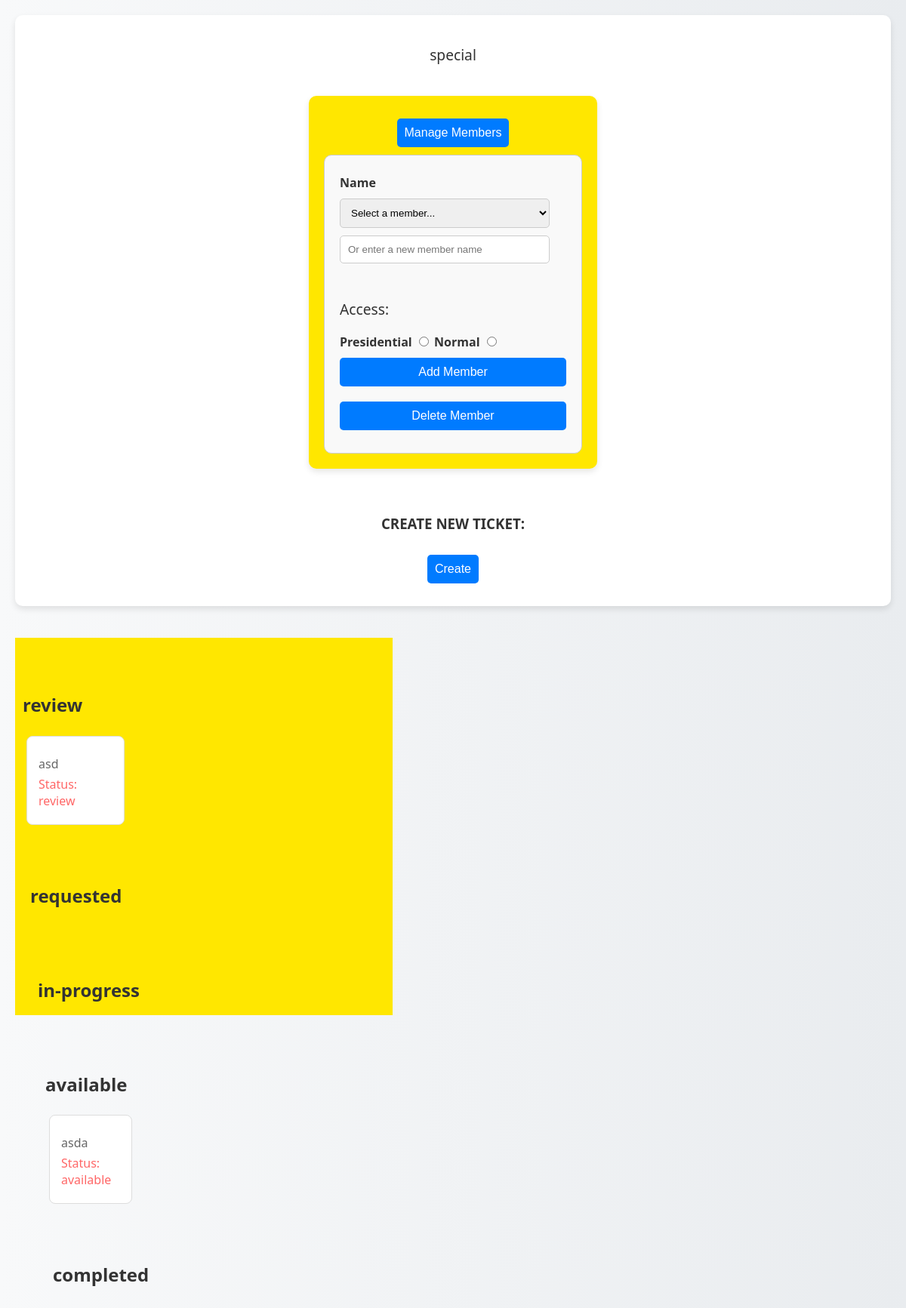
/ (signed in), run on the app's committed database.
### tables this page shows
CREATE TABLE kdTickets (                                 tname TEXT,                                 description TEXT,                                 team TEXT,                                 deadline TEXT,                                 status TEXT,                                 priority TEXT,                                 assigned_for TEXT,                                 points TEXT,                                submitted_time TEXT,                                 assigned_by TEXT                             );

### flaskr/home.py (the view)
@bp.route("/", methods=["GET"])
@login_required
def index():
    cname = session["cname"]
    t = get_tickets(cname)
    print(session["position"])
    print(t)
    tickets=defaultdict(lambda:[])
    s = ["review", "requested", "in-progress", "available", "completed"]
    for i in t:
        tickets[i["status"]].append(i)
    else:
        print("for ended",dict(tickets))
    db = get_db()
    m = db.execute(
        "SELECT DISTINCT mem_name FROM belongsTo WHERE club_name=?",
        (cname,)
    )
    print(dict(tickets))
    return render_template("home.html", tickets=tickets,sections=s,user=session["position"],members=m)

### flaskr/auth.py (called while the page is built)
@bp.before_app_request
def load_logged_in_user():
    mem = session.get('mname')
    club = session.get('cname')
    if mem is None or club is None:
        g.member = None
    else:
        g.member = get_db().execute(
            'SELECT * FROM belongsTo WHERE club_name = ? AND mem_name = ?', (club, mem)
        ).fetchone()

### flaskr/db.py (called while the page is built)
def get_db():
    if 'db' not in g:
        g.db = sqlite3.connect(
            current_app.config['DATABASE'],
            detect_types=sqlite3.PARSE_DECLTYPES
        )
        g.db.row_factory = sqlite3.Row
    return g.db

### flaskr/home.py (called while the page is built)
def login_required(view):
    @functools.wraps(view)
    def wrapped_view(**kwargs):
        if g.member is None:
            return redirect(url_for('auth.login'))
        return view(**kwargs)
    return wrapped_view

def get_tickets(cname):
    db = get_db()
    t = cname + "Tickets"
    tickets = db.execute(f'SELECT * FROM {t}').fetchall()
    return tickets

### flaskr/templates/home.html (shortened to what this page needs)
<!DOCTYPE html>
<html lang="en">
<head>
    <link rel="stylesheet" type="text/css" href="{{ url_for('static', filename='home.css') }}">
</head>
<body>
<div class="container">
    <div class="main-content">
        <main>
            <div class="form1">
                <p>special</p><br>
                <div class="form1" style="background-color:rgb(255,231,0);display: flex;flex-direction: column;align-items: center;">
                    {% if user in ["president", "creater"] %}
                    <button onclick="toggleForm()" style="padding: 10px; cursor: pointer; border: none; border-radius: 5px;">Manage Members</button>
                    <form method="POST" id="memberForm" style="display: flex; flex-direction: column; width: 300px; margin: auto; padding: 20px; border: 1px solid #ccc; border-radius: 10px; background-color: #f9f9f9;">
                        <label for="memname" style="margin: 5px 0;">Name</label>
                        <select id="memname" name="nameSelect" style="margin: 5px 0;" onchange="syncInputWithSelect()">
                            <option value="">Select a member...</option>
                        </select>
                        <input type="text" id="memnameInput" name="name" placeholder="Or enter a new member name" style="margin: 5px 0;" oninput="syncSelectWithInput()"><br>
                        <div  style="flex-direction:row">
                            <p style="margin: 5p">Access:</p>
                            <label for="member1" >Presidential</label>
                            <input type="radio" id="member1" name="member" value="president">
                            <label for="member2" >Normal</label>
                            <input type="radio" id="member2" name="member" value="member" >
                        </div>
                        <button type="button" onclick="addAction()" style="padding: 10px; margin-top: 10px; cursor: pointer; border: none; border-radius: 5px;">Add Member</button>
                        <button type="button" onclick="deleteAction()" style="padding: 10px; margin-top: 10px; cursor: pointer; border: none; border-radius: 5px;">Delete Member</button>
                    </form>
                </div><br>
                <h3>CREATE NEW TICKET:</h3>
                <button type="button" onclick="showTicketDetail('new')" style="padding: 10px; margin-top: 10px; cursor: pointer; border: none; border-radius: 5px;">Create</button>
            </div><br>
            <div style="background-color:rgb(255,231,0);width:500px;height:500px;flex-direction: column;align-items: center;">
                {% endif %}
                <br>
                {% for sec in sections %}
                <section id="sections">
                    <h2>{{ sec }}</h2>
                    <div class="tickets" id="tickets">
                        {% for ticket in tickets[sec] %}
                        <div class="ticket" data-ticket-name="{{ ticket.name }}" onclick="showTicketDetail( '{{ ticket.tname }}' )">
                            <p>{{ ticket.description }}</p>
                            <p style="color:rgba(255,0,0,0.6);">Status: {{ ticket.status }}</p>
                        </div>
                        {% endfor %}
                    </div><br>
                    {% endfor %}
                </section>
            </div>
        </main>
    </div>
</div>
</body>
</html>

### flaskr/static/home.css (style rules this page uses)
body { font-family: 'Segoe UI', Tahoma, Geneva, Verdana, sans-serif; margin: 0; padding: 0; background-color: #f4f4f4; color: #333; }
.container { display: flex; width: 100%; height: 100vh; }
.main-content { flex: 3; padding: 20px; overflow-y: auto; background: linear-gradient(to right, #f8f9fa, #e9ecef); box-shadow: 0 0 15px rgba(0, 0, 0, 0.1); }
.form1 { display: flex; flex-direction: column; align-items: center; background-color: #ffffff; padding: 20px; border-radius: 10px; box-shadow: 0 4px 8px rgba(0, 0, 0, 0.1); margin-bottom: 20px; }
.form1 p { font-size: 1.2em; color: #333; }
.form1 form { display: flex; flex-direction: column; width: 100%; }
.form1 label { margin: 10px 0 5px; font-weight: bold; }
.form1 input[type="text"], .form1 select { padding: 10px; margin: 5px 0; border: 1px solid #ccc; border-radius: 5px; width: calc(100% - 22px); box-sizing: border-box; }
.form1 button { padding: 10px 20px; margin: 10px 0; background-color: #007bff; color: #fff; border: none; border-radius: 5px; cursor: pointer; font-size: 1em; transition: background-color 0.3s; }
#sections { padding: 10px; margin-top: 20px; display: flex; flex-direction: column; }
.tickets { display: flex; flex-wrap: wrap; gap: 15px; }
.ticket { padding: 15px; margin: 5px; border: 1px solid #ddd; border-radius: 8px; background-color: #fff; width: calc(33.33% - 30px); box-sizing: border-box; transition: transform 0.3s, box-shadow 0.3s; cursor: pointer; }
.ticket p { margin: 5px 0; color: #666; }
.ticket p:last-child { color: #d9534f; }
button { padding: 10px 20px; background-color: #007bff; color: #fff; border: none; border-radius: 4px; cursor: pointer; font-size: 16px; transition: background-color 0.3s; }

### flaskr/templates/home.html (style rules this page uses)
.container { display: flex; width: 100%; height: 100vh; }
.main-content { flex: 3; padding: 20px; overflow-y: auto; }

### data on the page
kdTickets: description "asd", status "review"
kdTickets: description "asda", status "available"

### other printed values
{{ sec }} "review" "requested" "in-progress" "available" "completed"
